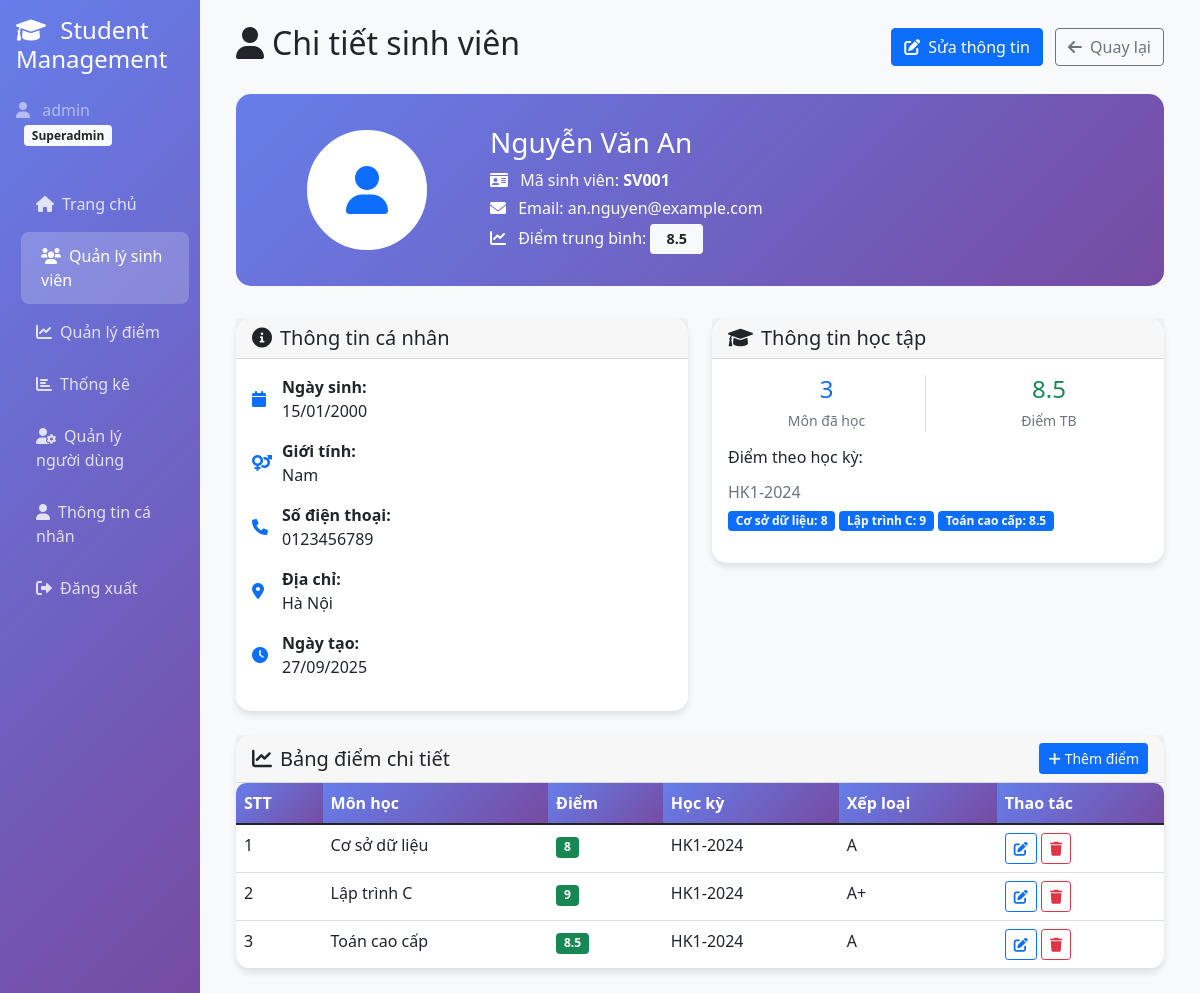
Page /students/view.php?id=1 (signed in) on the earlier database version.
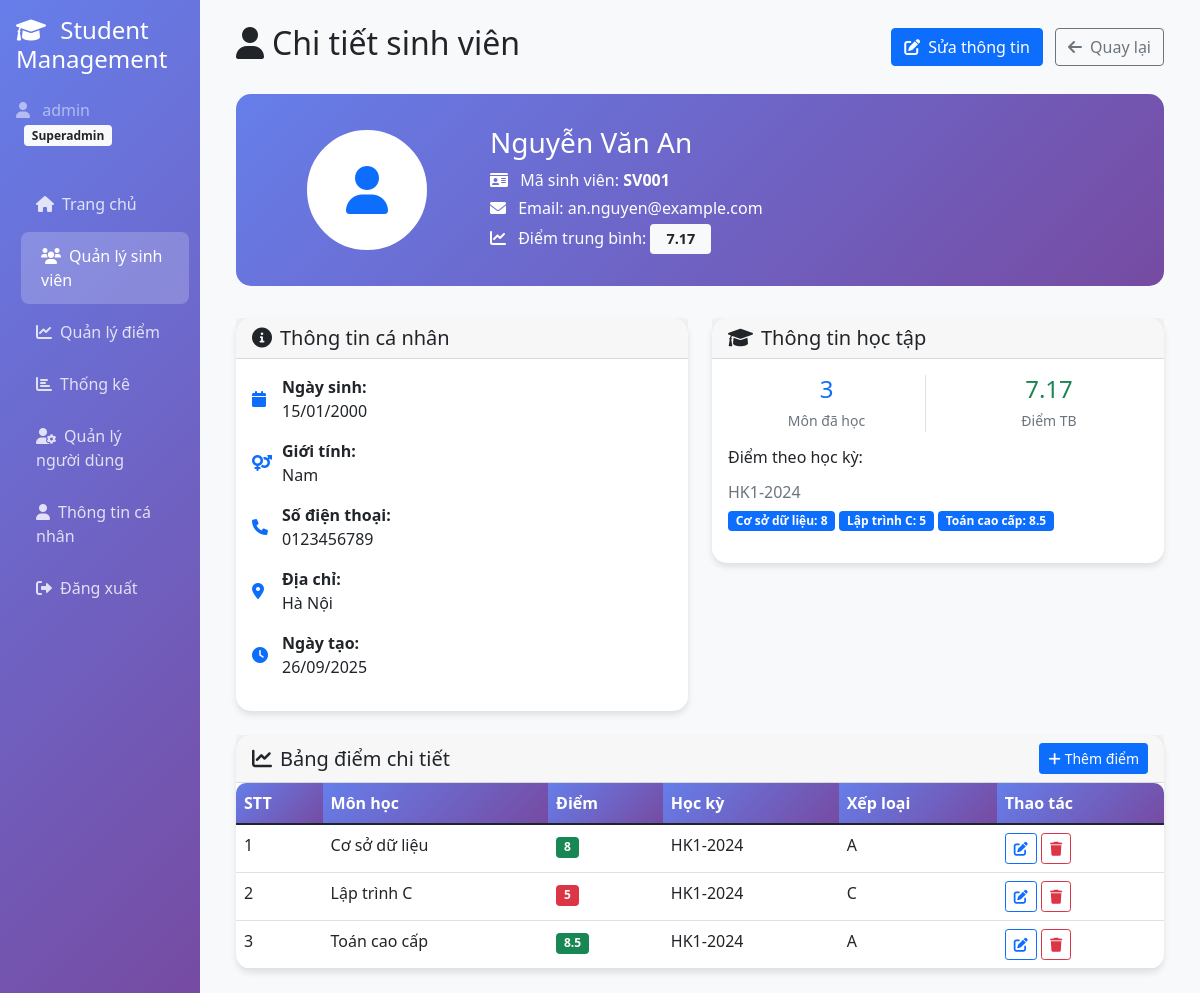
Same page on the later database version.
### tables this page shows
CREATE TABLE IF NOT EXISTS `students` (
  `id` int(11) NOT NULL AUTO_INCREMENT,
  `msv` varchar(20) NOT NULL,
  `fullname` varchar(100) NOT NULL,
  `dob` date DEFAULT NULL,
  `gender` enum('male','female','other') DEFAULT NULL,
  `address` varchar(255) DEFAULT NULL,
  `phone` varchar(20) DEFAULT NULL,
  `email` varchar(100) DEFAULT NULL,
  `avatar` varchar(255) DEFAULT NULL,
  `created_at` timestamp NOT NULL DEFAULT current_timestamp(),
  PRIMARY KEY (`id`),
  UNIQUE KEY `msv` (`msv`),
  KEY `idx_students_msv` (`msv`),
  KEY `idx_students_email` (`email`)
);

CREATE TABLE IF NOT EXISTS `scores` (
  `id` int(11) NOT NULL AUTO_INCREMENT,
  `student_id` int(11) DEFAULT NULL,
  `subject` varchar(100) DEFAULT NULL,
  `score` float DEFAULT NULL,
  `semester` varchar(20) DEFAULT NULL,
  PRIMARY KEY (`id`),
  KEY `idx_scores_student_id` (`student_id`),
  KEY `idx_scores_semester` (`semester`)
);

### studentController.php (called while the page is built, shortened)
<?php
require_once 'config/db.php';
require_once 'utils.php';
class StudentController
{
    private $conn;
    public function __construct()
    {
        $database = new Database();
        $this->conn = $database->getConnection();
    }
    public function getStudentById($id)
    {
        $query = "SELECT * FROM students WHERE id = :id";
        $stmt = $this->conn->prepare($query);
        $stmt->bindParam(':id', $id);
        $stmt->execute();
        return $stmt->fetch(PDO::FETCH_ASSOC);
    }
}

### config/db.php (called while the page is built, shortened)
<?php
class Database {
    private $host = 'localhost';
    private $db_name = 'student_management';
    private $username = 'root';
    private $password = '';
    public function getConnection() {
        $this->conn = null;
        try {
            $host = trim($this->host);
            $db_name = trim($this->db_name);
            $username = trim($this->username);
            $password = trim($this->password);
            $dsn = "mysql:host=" . $host . ";dbname=" . $db_name . ";charset=utf8mb4";
            $this->conn = new PDO($dsn, $username, $password);
            $this->conn->setAttribute(PDO::ATTR_ERRMODE, PDO::ERRMODE_EXCEPTION);
            $this->conn->setAttribute(PDO::ATTR_DEFAULT_FETCH_MODE, PDO::FETCH_ASSOC);
            $this->conn->exec("SET NAMES utf8mb4 COLLATE utf8mb4_unicode_ci");
        } catch(PDOException $exception) {
            $error_msg = "Lỗi kết nối CSDL: " . $exception->getMessage();
            if (strpos($exception->getMessage(), 'Access denied') !== false) {
                $error_msg .= "\n\n⚠️ LƯU Ý: Kiểm tra lại:\n";
                $error_msg .= "- Database name: '" . $this->db_name . "' (có thể có dấu cách thừa)\n";
                $error_msg .= "- Username: '" . $this->username . "'\n";
                $error_msg .= "- Host: '" . $this->host . "'\n";
                $error_msg .= "- Đảm bảo database đã được tạo trên hosting\n";
            }
            echo $error_msg;
        }
        return $this->conn;
    }
}
?>

### scoreController.php (called while the page is built, shortened)
<?php
require_once 'config/db.php';
require_once 'utils.php';
class ScoreController
{
    private $conn;
    public function __construct()
    {
        $database = new Database();
        $this->conn = $database->getConnection();
    }
    public function getStudentScores($studentId)
    {
        $query = "SELECT * FROM scores WHERE student_id = :student_id ORDER BY semester DESC, subject";
        $stmt = $this->conn->prepare($query);
        $stmt->bindParam(':student_id', $studentId);
        $stmt->execute();
        return $stmt->fetchAll(PDO::FETCH_ASSOC);
    }
    public function getStudentAverageScore($studentId)
    {
        $query = "SELECT AVG(score) as avg_score FROM scores WHERE student_id = :student_id";
        $stmt = $this->conn->prepare($query);
        $stmt->bindParam(':student_id', $studentId);
        $stmt->execute();
        $result = $stmt->fetch(PDO::FETCH_ASSOC);
        return round($result['avg_score'] ?? 0, 2);
    }
}

### utils.php (called while the page is built, shortened)
<?php
function formatDate($date)
{
    return date('d/m/Y', strtotime($date));
}

### students/view.php (the view, shortened to what the changed rows need)
<?php
require_once '../utils.php';
require_once '../studentController.php';
require_once '../scoreController.php';
$studentController = new StudentController();
$scoreController = new ScoreController();
$studentId = $_GET['id'] ?? 0;
$student = $studentController->getStudentById($studentId);
$scores = $scoreController->getStudentScores($studentId);
$averageScore = $scoreController->getStudentAverageScore($studentId);
?>
<!DOCTYPE html>
<html lang="vi">
<head>
    <link href="https://cdn.jsdelivr.net/npm/bootstrap@5.1.3/dist/css/bootstrap.min.css" rel="stylesheet">
    <link href="https://cdnjs.cloudflare.com/ajax/libs/font-awesome/6.0.0/css/all.min.css" rel="stylesheet">
</head>
<body>
    <div class="container-fluid">
        <div class="row">
            <div class="col-md-9 col-lg-10 main-content">
                <div class="p-4">
                    <div class="d-flex justify-content-between align-items-center mb-4">
                        <h2><i class="fas fa-user me-2"></i>Chi tiết sinh viên</h2>
                    </div>
                    <div class="profile-header">
                        <div class="row align-items-center">
                            <div class="col-md-9">
                                <h3 class="mb-2"><?php echo htmlspecialchars($student['fullname']); ?></h3>
                                <p class="mb-1">
                                    <i class="fas fa-id-card me-2"></i>
                                    Mã sinh viên: <strong><?php echo htmlspecialchars($student['msv']); ?></strong>
                                </p>
                                <p class="mb-1">
                                    <i class="fas fa-envelope me-2"></i>
                                    Email: <?php echo htmlspecialchars($student['email']); ?>
                                </p>
                                <p class="mb-0">
                                    <i class="fas fa-chart-line me-2"></i>
                                    Điểm trung bình:
                                    <span class="badge bg-light text-dark score-badge">
                                        <?php echo $averageScore ?: 'Chưa có điểm'; ?>
                                    </span>
                                </p>
                            </div>
                        </div>
                    </div>
                    <div class="row">
                        <div class="col-md-6 mb-4">
                            <div class="card">
                                <div class="card-body">
                                    <div class="info-item">
                                        <i class="fas fa-calendar text-primary"></i>
                                        <div>
                                            <strong>Ngày sinh:</strong><br>
                                            <?php echo formatDate($student['dob']); ?>
                                        </div>
                                    </div>
                                    <div class="info-item">
                                        <i class="fas fa-venus-mars text-primary"></i>
                                        <div>
                                            <strong>Giới tính:</strong><br>
                                            <?php
                                            $genderText = [
                                                'male' => 'Nam',
                                                'female' => 'Nữ',
                                                'other' => 'Khác'
                                            ];
                                            echo $genderText[$student['gender']] ?? 'N/A';
                                            ?>
                                        </div>
                                    </div>
                                    <div class="info-item">
                                        <i class="fas fa-phone text-primary"></i>
                                        <div>
                                            <strong>Số điện thoại:</strong><br>
                                            <?php echo htmlspecialchars($student['phone'] ?: 'Chưa cập nhật'); ?>
                                        </div>
                                    </div>
                                    <div class="info-item">
                                        <i class="fas fa-map-marker-alt text-primary"></i>
                                        <div>
                                            <strong>Địa chỉ:</strong><br>
                                            <?php echo htmlspecialchars($student['address'] ?: 'Chưa cập nhật'); ?>
                                        </div>
                                    </div>
                                    <div class="info-item">
                                        <i class="fas fa-clock text-primary"></i>
                                        <div>
                                            <strong>Ngày tạo:</strong><br>
                                            <?php echo formatDate($student['created_at']); ?>
                                        </div>
                                    </div>
                                </div>
                            </div>
                        </div>
                        <div class="col-md-6 mb-4">
                            <div class="card">
                                <div class="card-body">
                                    <div class="row text-center mb-3">
                                        <div class="col-6">
                                            <h4 class="text-success mb-1"><?php echo $averageScore ?: '0'; ?></h4>
                                            <small class="text-muted">Điểm TB</small>
                                        </div>
                                    </div>
                                    <?php if (!empty($scores)): ?>
                                        <?php
                                        $scoresBySemester = [];
                                        foreach ($scores as $score) {
                                            $scoresBySemester[$score['semester']][] = $score;
                                        }
                                        ?>
                                        <?php foreach ($scoresBySemester as $semester => $semesterScores): ?>
                                            <div class="mb-3">
                                                <h6 class="text-muted"><?php echo htmlspecialchars($semester); ?></h6>
                                                <div class="d-flex flex-wrap gap-1">
                                                    <?php foreach ($semesterScores as $score): ?>
                                                        <span class="badge bg-primary">
                                                            <?php echo htmlspecialchars($score['subject']); ?>: <?php echo $score['score']; ?>
                                                        </span>
                                                    <?php endforeach; ?>
                                                </div>
                                            </div>
                                        <?php endforeach; ?>
                                    <?php endif; ?>
                                </div>
                            </div>
                        </div>
                    </div>
                    <div class="card">
                        <div class="card-body p-0">
                            <?php if (empty($scores)): ?>
                                <div class="text-center py-5">
                                    <i class="fas fa-chart-line fa-3x text-muted mb-3"></i>
                                    <p class="text-muted">Chưa có điểm số nào</p>
                                    <a href="../scores/add.php?student_id=<?php echo $student['id']; ?>" class="btn btn-primary">
                                        <i class="fas fa-plus me-2"></i>Thêm điểm đầu tiên
                                    </a>
                                </div>
                            <?php else: ?>
                                <div class="table-responsive">
                                    <table class="table table-hover mb-0">
                                        <thead>
                                            <tr>
                                                <th>STT</th>
                                                <th>Môn học</th>
                                                <th>Điểm</th>
                                                <th>Học kỳ</th>
                                                <th>Xếp loại</th>
                                                <th>Thao tác</th>
                                            </tr>
                                        </thead>
                                        <tbody>
                                            <?php foreach ($scores as $index => $score): ?>
                                                <tr>
                                                    <td><?php echo $index + 1; ?></td>
                                                    <td><?php echo htmlspecialchars($score['subject']); ?></td>
                                                    <td>
                                                        <span class="badge <?php
                                                                            echo $score['score'] >= 8 ? 'bg-success' : ($score['score'] >= 6 ? 'bg-warning' : 'bg-danger');
                                                                            ?>">
                                                            <?php echo $score['score']; ?>
                                                        </span>
                                                    </td>
                                                    <td><?php echo htmlspecialchars($score['semester']); ?></td>
                                                    <td>
                                                        <?php
                                                        $grade = $score['score'] >= 9 ? 'A+' : ($score['score'] >= 8 ? 'A' : ($score['score'] >= 7 ? 'B+' : ($score['score'] >= 6 ? 'B' : ($score['score'] >= 5 ? 'C' : 'D'))));
                                                        echo $grade;
                                                        ?>
                                                    </td>
                                                    <td>
                                                        <a href="../scores/edit.php?id=<?php echo $score['id']; ?>"
                                                            class="btn btn-sm btn-outline-primary" title="Sửa">
                                                            <i class="fas fa-edit"></i>
                                                        </a>
                                                        <button onclick="deleteScore(<?php echo $score['id']; ?>)"
                                                            class="btn btn-sm btn-outline-danger" title="Xóa">
                                                            <i class="fas fa-trash"></i>
                                                        </button>
                                                    </td>
                                                </tr>
                                            <?php endforeach; ?>
                                        </tbody>
                                    </table>
                                </div>
                            <?php endif; ?>
                        </div>
                    </div>
                </div>
            </div>
        </div>
    </div>
</body>
</html>

Differences in the rows shown:
changed students "Nguyễn Văn An": created_at "27/09/2025" → "26/09/2025"
changed scores "Lập trình C": score "9" → "5"; score "A+" → "C"
Other differences:
$averageScore ?: 'Chưa có điểm': "8.5" → "7.17"
$averageScore ?: '0': "8.5" → "7.17"
